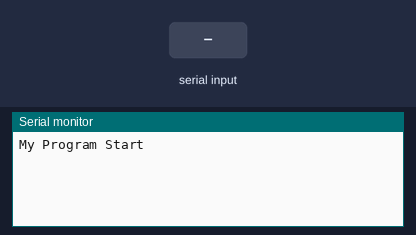
This sketch was run on a simulated Arduino Mega 2560, built with avr-gcc and run on an emulated ATmega2560. Parts: the last lines printed to the serial monitor. The inputs (shaded band) are chosen by the test bench.

Above: at 1.2 s.
1.3 s: "1" received over the second serial link
At 2.5 s:
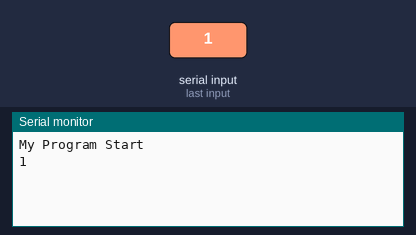
2.8 s: "0" received over the second serial link
At 3.8 s:
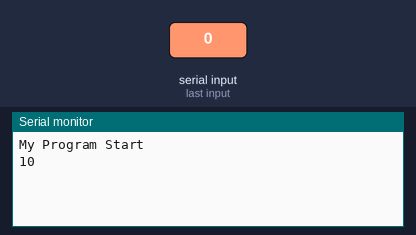

Measured:
- after the input at 1.3 s, the serial monitor: prints a new line at once (image 1)
- after the input at 2.8 s, the serial monitor: prints a new line at once (image 2)

The sketch:

ReadBarCodeharweare.ino
```cpp
//#include <NewSoftSerial.h>
//#include <AFSoftSerial.h>


#define TXPin 3
#define RXPin 2
#define turnon HIGH
#define turnoff LOW

#include "String.h"


//NewSoftSerial mySerial(RXPin , TXPin ); // RX, TX
//HardwareSerial mySerial =  HardwareSerial(3, 2);

void setup() {
  // put your setup code here, to run once:
    Serial.begin(9600) ;
  //  Serial1.begin(9600,SERIAL_8N1) ;
   Serial1.begin(19200) ;
    Serial.println("My Program Start") ;
   // Serial1.println("My Program Start") ;
}

void loop() {
   char c;
  // put your main code here, to run repeatedly:
      if (Serial1.available() > 0)
          {
            // Serial.println("Some Incoming") ;
              c= Serial1.read() ;
              Serial.write(c) ;
          }
      if (Serial.available() > 0)
          {
           // Serial.println("Some Incoming") ;
              c= Serial.read() ;
              Serial1.write(c) ;
          }

}
```
